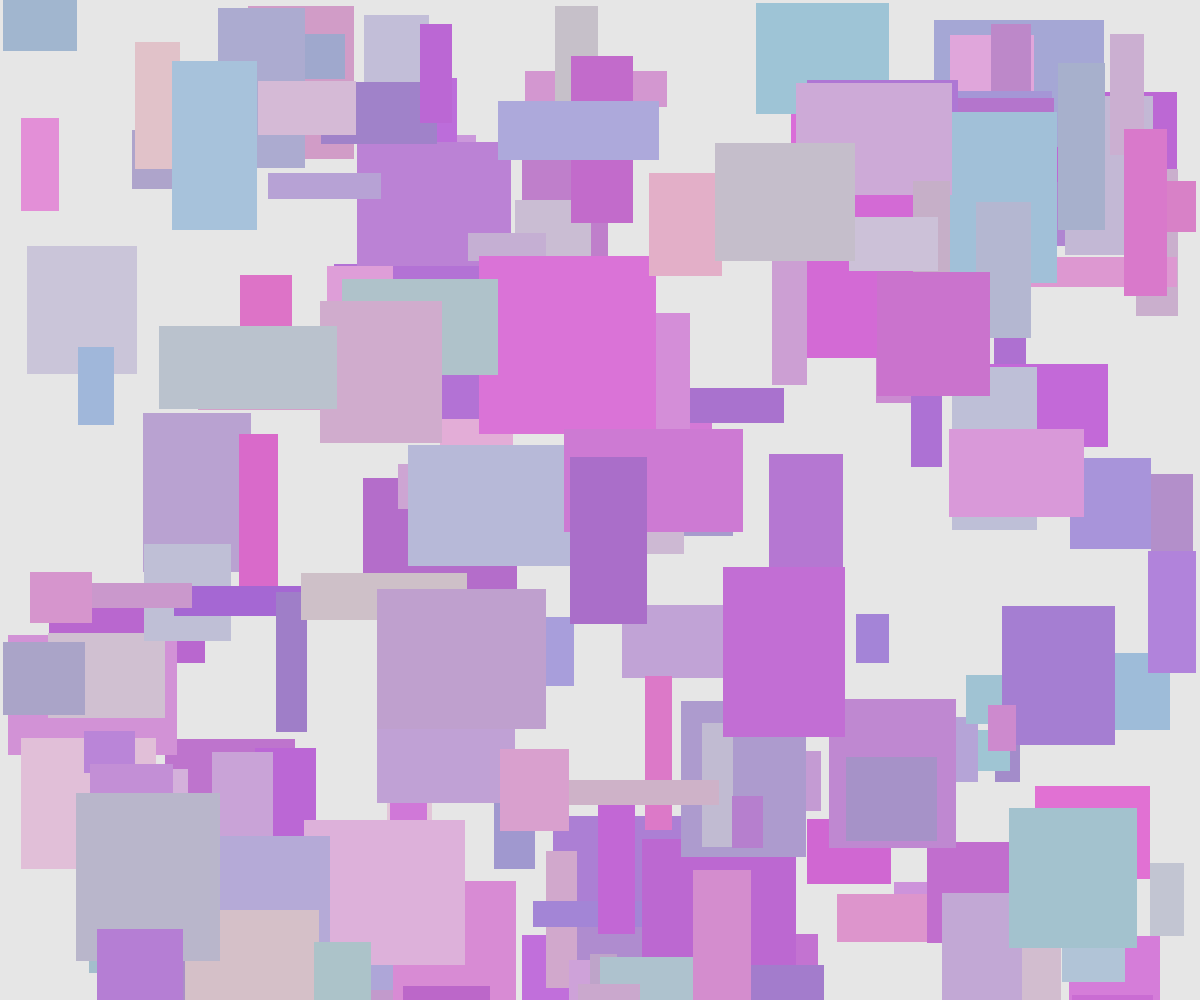
Frame 1 (no input)
Frame 60 (no input): identical to frame 1, image omitted
Frame 120 (the mouse pressed at the canvas centre since frame 60): identical to frame 1, image omitted

The p5.js sketch that drew this single still picture (run headless with seeded random() and noise() and a simulated clock; from frame 60 on, the mouse is pressed at the canvas centre):

// p5.js sketch
// ── sketch.js
function drawRandomSquare() {
		var r = getRandomInt( 158, 230 );	
		var g = getRandomInt( 103, 199 );
		var b = getRandomInt( 199, 220 );
		fill( r, g, b );
		// function is called rect to draw a rectangle
		// x, y, w, hx

		var w = getRandomInt(24, 180);
		var x = getRandomInt(0, windowWidth - w);

		var h = getRandomInt(24, 180);
		var y = getRandomInt(0, windowWidth - h);

		rect( x, y, w, h );
}

function getRandomInt(min, max) {
	return Math.floor(Math.random() * (max - min)) + min;
}

function setup() {
	createCanvas( windowWidth, windowHeight );

	noStroke();

	background( "#e6e6e6" );

	// the for takes three things
	// initial state
	// the check
	// the iterative step
	for( var i = 0; i < 200; i++ ) {
		drawRandomSquare();
	}
}

// i only want 200 squares on the page
function draw() {
}
